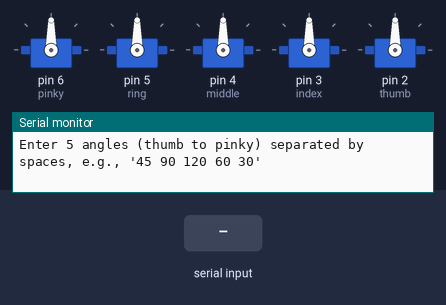
Bench run of a sketch on a simulated Arduino Uno, built with avr-gcc and run on an emulated ATmega328P. On the bench: 5 × servo, the last lines printed to the serial monitor. The inputs (shaded band) are chosen by the test bench.

Above: at 1.2 s.
1.3 s: "wave\n" received over Serial
At 1.96 s:
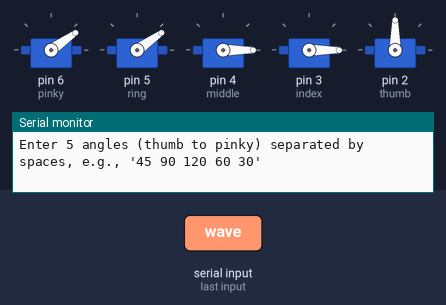
10.3 s: "flip\n" received over Serial
At 12.5 s:
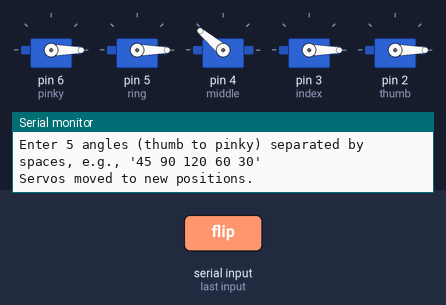
12.8 s: "yolo\n" received over Serial
At 14.0 s:
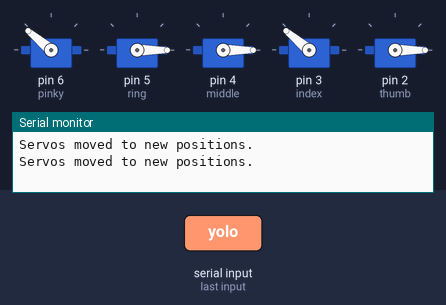
14.3 s: "wave\n" received over Serial
At 14.96 s:
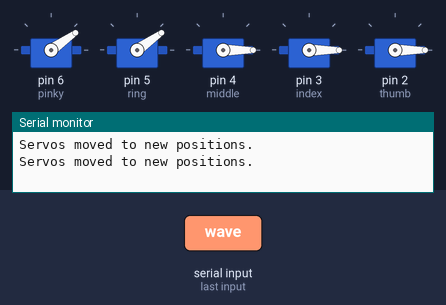
Timing chart, 0 to 21.3 s (numbered marks = the images above; inputs shaded):
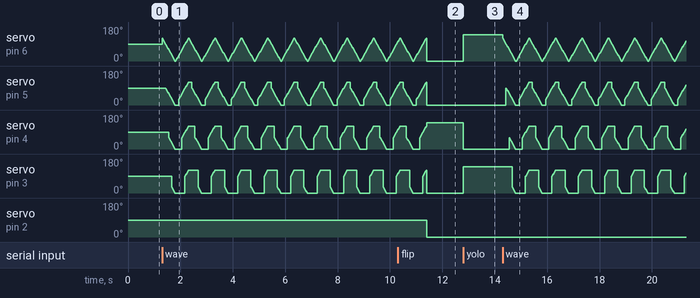

Measured:
- after the input at 10.3 s, servo on pin 2 (thumb): 90° → 0° after 1.1 s
- after the input at 12.8 s, servo on pin 6 (pinky), servo on pin 3 (index): 0° → 140° at once; servo on pin 4 (middle): 140° → 0° at once

The sketch:

ControlCodeUsingSerialPort.ino
```cpp
#include <Servo.h>

Servo pinky;
Servo ring;
Servo middle;
Servo index;
Servo thumb;

void setup() {
  Serial.begin(9600); // Start serial communication
  pinky.attach(6);
  ring.attach(5);
  middle.attach(4);
  index.attach(3);
  thumb.attach(2);

  Serial.println("Enter 5 angles (thumb to pinky) separated by spaces, e.g., '45 90 120 60 30'");
}

void loop() {
  if (Serial.available()) {
    String input = Serial.readStringUntil('\n'); // Read input until newline
    input.trim(); // Remove extra whitespace

    int angles[5];

    if (input == "wave") {
      for (int i = 0; i < 10; i++) { // Loop waveFingers 10 times
        waveFingers();
      }
      return;
    }

    else if (input == "flip") {
      int flipAngles[5] = {0, 0, 140, 0, 0};
      memcpy(angles, flipAngles, sizeof(angles));
    }

    else if (input == "yolo") {
      int yoloAngles[5] = {0, 140, 0, 0, 140};
      memcpy(angles, yoloAngles, sizeof(angles));
    }

    else {
      int count = 0;
      char *token = strtok((char*)input.c_str(), " ");

      while (token != NULL && count < 5) {
        angles[count++] = atoi(token);
        token = strtok(NULL, " ");
      }

      if (count != 5) {
        Serial.println("Invalid input. Enter exactly 5 angles separated by spaces.");
        return;
      }

      for (int i = 0; i < 5; i++) {
        if (angles[i] < 0 || angles[i] > 180) {
          Serial.println("Invalid angle detected. Each value must be between 0 and 180.");
          return;
        }
      }
    }

    thumb.write(angles[0]);
    index.write(angles[1]);
    middle.write(angles[2]);
    ring.write(angles[3]);
    pinky.write(angles[4]);

    Serial.println("Servos moved to new positions.");
  }
}

void waveFingers() {
  for (int pos = 120; pos >= 0; pos -= 5) {
    pinky.write(pos);
    if (pos <= 90) ring.write(pos);
    if (pos <= 60) middle.write(pos);
    if (pos <= 30) index.write(pos);
    delay(20);
  }
  for (int pos = 0; pos <= 120; pos += 5) {
    pinky.write(pos);
    if (pos >= 30) ring.write(pos);
    if (pos >= 60) middle.write(pos);
    if (pos >= 90) index.write(pos);
    delay(20);
  }
}
```
